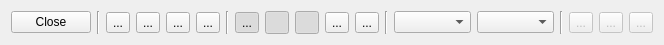
<?xml version="1.0" encoding="UTF-8"?>
<ui version="4.0">
 <class>IScrOptRuler</class>
 <widget class="QWidget" name="IScrOptRuler">
  <property name="geometry">
   <rect>
    <x>0</x>
    <y>0</y>
    <width>664</width>
    <height>44</height>
   </rect>
  </property>
  <property name="windowTitle">
   <string>Form</string>
  </property>
  <layout class="QHBoxLayout" name="horizontalLayout">
   <item>
    <widget class="QPushButton" name="pushClose">
     <property name="text">
      <string>Close</string>
     </property>
    </widget>
   </item>
   <item>
    <widget class="Line" name="line_4">
     <property name="orientation">
      <enum>Qt::Vertical</enum>
     </property>
    </widget>
   </item>
   <item>
    <widget class="QToolButton" name="toolToWpt">
     <property name="toolTip">
      <string>Convert into a group of waypoints.</string>
     </property>
     <property name="text">
      <string>...</string>
     </property>
     <property name="icon">
      <iconset resource="../resources.qrc">
       <normaloff>:/icons/waypoints/32x32/FlagBlue.png</normaloff>:/icons/waypoints/32x32/FlagBlue.png</iconset>
     </property>
    </widget>
   </item>
   <item>
    <widget class="QToolButton" name="toolToTrk">
     <property name="toolTip">
      <string>Convert into a track.</string>
     </property>
     <property name="text">
      <string>...</string>
     </property>
     <property name="icon">
      <iconset resource="../resources.qrc">
       <normaloff>:/icons/32x32/Track.png</normaloff>:/icons/32x32/Track.png</iconset>
     </property>
    </widget>
   </item>
   <item>
    <widget class="QToolButton" name="toolToRte">
     <property name="toolTip">
      <string>Convert into a route.</string>
     </property>
     <property name="text">
      <string>...</string>
     </property>
     <property name="icon">
      <iconset resource="../resources.qrc">
       <normaloff>:/icons/32x32/Route.png</normaloff>:/icons/32x32/Route.png</iconset>
     </property>
    </widget>
   </item>
   <item>
    <widget class="QToolButton" name="toolToArea">
     <property name="toolTip">
      <string>Convert into an area.</string>
     </property>
     <property name="text">
      <string>...</string>
     </property>
     <property name="icon">
      <iconset resource="../resources.qrc">
       <normaloff>:/icons/32x32/Area.png</normaloff>:/icons/32x32/Area.png</iconset>
     </property>
    </widget>
   </item>
   <item>
    <widget class="Line" name="line_3">
     <property name="orientation">
      <enum>Qt::Vertical</enum>
     </property>
    </widget>
   </item>
   <item>
    <widget class="QToolButton" name="toolShowTable">
     <property name="toolTip">
      <string>Show table.</string>
     </property>
     <property name="text">
      <string>...</string>
     </property>
     <property name="icon">
      <iconset resource="../resources.qrc">
       <normaloff>:/icons/32x32/Table.png</normaloff>:/icons/32x32/Table.png</iconset>
     </property>
     <property name="checkable">
      <bool>true</bool>
     </property>
     <property name="checked">
      <bool>true</bool>
     </property>
    </widget>
   </item>
   <item>
    <widget class="QToolButton" name="toolShowCourse">
     <property name="toolTip">
      <string>Show course of each segment.</string>
     </property>
     <property name="text">
      <string/>
     </property>
     <property name="icon">
      <iconset resource="../resources.qrc">
       <normaloff>:/icons/32x32/CSrcCourse.png</normaloff>:/icons/32x32/CSrcCourse.png</iconset>
     </property>
     <property name="checkable">
      <bool>true</bool>
     </property>
     <property name="checked">
      <bool>true</bool>
     </property>
    </widget>
   </item>
   <item>
    <widget class="QToolButton" name="toolShowAscent">
     <property name="toolTip">
      <string>Show ascent or descent of each segment.</string>
     </property>
     <property name="text">
      <string/>
     </property>
     <property name="icon">
      <iconset resource="../resources.qrc">
       <normaloff>:/icons/32x32/CSrcAscent.png</normaloff>:/icons/32x32/CSrcAscent.png</iconset>
     </property>
     <property name="checkable">
      <bool>true</bool>
     </property>
     <property name="checked">
      <bool>true</bool>
     </property>
    </widget>
   </item>
   <item>
    <widget class="QToolButton" name="toolShowAngle">
     <property name="toolTip">
      <string>Show angle between line segments.</string>
     </property>
     <property name="text">
      <string>...</string>
     </property>
     <property name="icon">
      <iconset resource="../resources.qrc">
       <normaloff>:/icons/32x32/CSrcSlope.png</normaloff>:/icons/32x32/CSrcSlope.png</iconset>
     </property>
     <property name="checkable">
      <bool>true</bool>
     </property>
    </widget>
   </item>
   <item>
    <widget class="QToolButton" name="toolShowPrecision">
     <property name="toolTip">
      <string>Show distances in high precision.</string>
     </property>
     <property name="text">
      <string>...</string>
     </property>
     <property name="icon">
      <iconset resource="../resources.qrc">
       <normaloff>:/icons/32x32/Precision.png</normaloff>:/icons/32x32/Precision.png</iconset>
     </property>
     <property name="checkable">
      <bool>true</bool>
     </property>
    </widget>
   </item>
   <item>
    <widget class="Line" name="line_2">
     <property name="orientation">
      <enum>Qt::Vertical</enum>
     </property>
    </widget>
   </item>
   <item>
    <widget class="QComboBox" name="comboStepDist">
     <property name="toolTip">
      <string>Change the distance in a fixed step.</string>
     </property>
    </widget>
   </item>
   <item>
    <widget class="QComboBox" name="comboStepAngle">
     <property name="toolTip">
      <string>Change the angle in a fixed step.</string>
     </property>
    </widget>
   </item>
   <item>
    <widget class="Line" name="line">
     <property name="orientation">
      <enum>Qt::Vertical</enum>
     </property>
    </widget>
   </item>
   <item>
    <widget class="QToolButton" name="toolReset">
     <property name="enabled">
      <bool>false</bool>
     </property>
     <property name="toolTip">
      <string>Reset ruler.</string>
     </property>
     <property name="text">
      <string>...</string>
     </property>
     <property name="icon">
      <iconset resource="../resources.qrc">
       <normaloff>:/icons/32x32/Reset.png</normaloff>:/icons/32x32/Reset.png</iconset>
     </property>
    </widget>
   </item>
   <item>
    <widget class="QToolButton" name="toolUndo">
     <property name="enabled">
      <bool>false</bool>
     </property>
     <property name="toolTip">
      <string>Undo</string>
     </property>
     <property name="text">
      <string>...</string>
     </property>
     <property name="icon">
      <iconset resource="../resources.qrc">
       <normaloff>:/icons/32x32/Undo.png</normaloff>:/icons/32x32/Undo.png</iconset>
     </property>
    </widget>
   </item>
   <item>
    <widget class="QToolButton" name="toolRedo">
     <property name="enabled">
      <bool>false</bool>
     </property>
     <property name="toolTip">
      <string>Redo</string>
     </property>
     <property name="text">
      <string>...</string>
     </property>
     <property name="icon">
      <iconset resource="../resources.qrc">
       <normaloff>:/icons/32x32/Redo.png</normaloff>:/icons/32x32/Redo.png</iconset>
     </property>
    </widget>
   </item>
  </layout>
 </widget>
 <resources>
  <include location="../resources.qrc"/>
 </resources>
 <connections/>
</ui>
